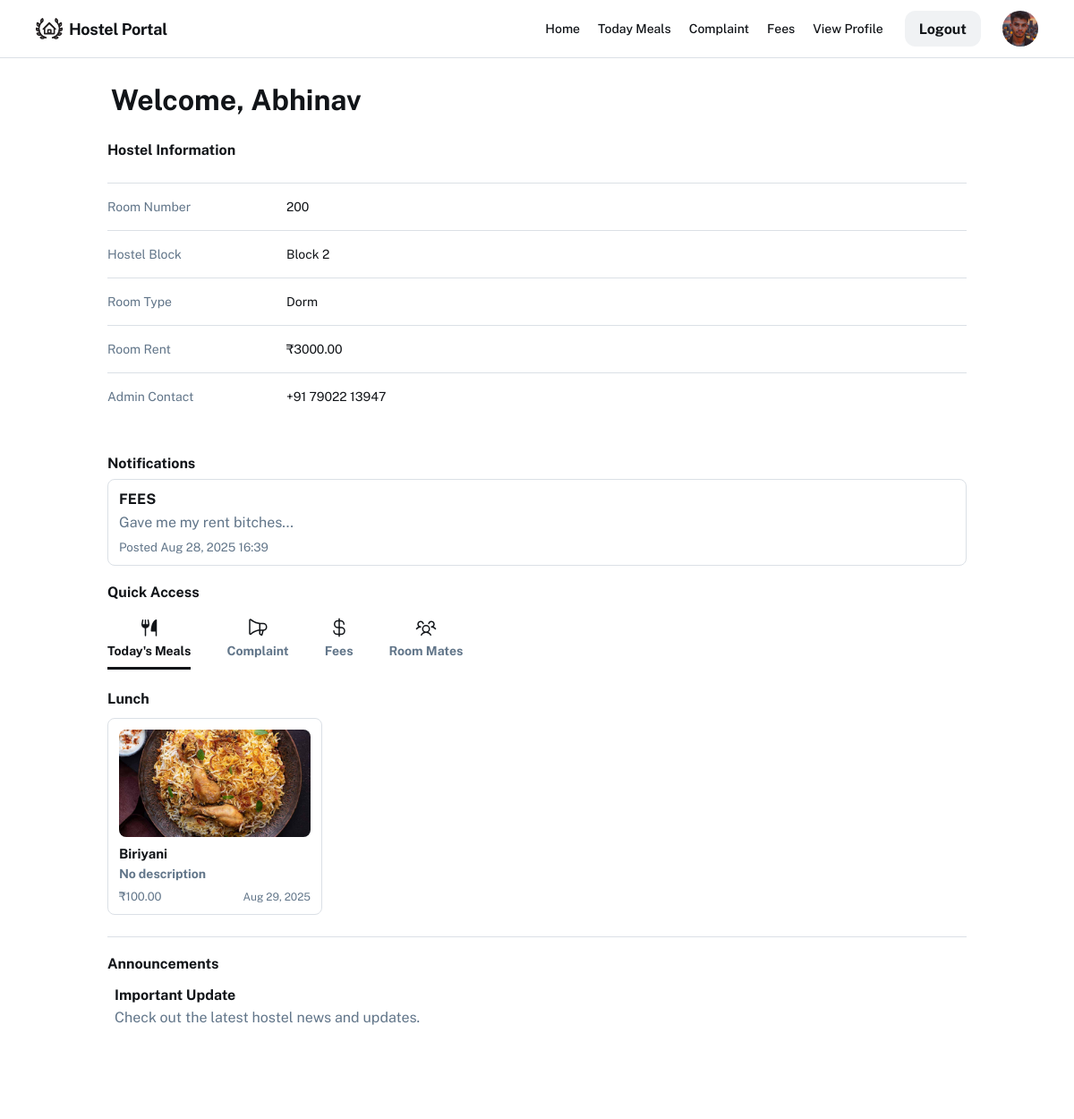
Screenshot of /s_home (signed in) with the database file from the repository.
### student/models.py (models this page shows, shortened)
class Student(models.Model):
    GENDER_CHOICES = (
        ('Male', 'Male'),
        ('Female', 'Female'),
        ('Other', 'Other'),
    )
    DISTRICT_CHOICES = (
        ('Kasaragod', 'Kasaragod'),
        ('Kannur', 'Kannur'),
        ('Wayanad', 'Wayanad'),
        ('Kozhikode', 'Kozhikode'),
        ('Malappuram', 'Malappuram'),
        ('Palakkad', 'Palakkad'),
        ('Thrissur', 'Thrissur'),
        ('Ernakulam', 'Ernakulam'),
        ('Idukki', 'Idukki'),
        ('Kottayam', 'Kottayam'),
        ('Alappuzha', 'Alappuzha'),
        ('Pathanamthitta', 'Pathanamthitta'),
        ('Kollam', 'Kollam'),
        ('Thiruvananthapuram', 'Thiruvananthapuram'),
    )
    PROGRAMME_CHOICES = (
        ('BCA', 'BCA - Bachelor of Computer Applications'),
        ('BSC_CS', 'B.Sc Computer Science'),
        ('BSC_IT', 'B.Sc Information Technology'),
        ('BTECH_CS', 'B.Tech Computer Science & Engineering'),
        ('BTECH_IT', 'B.Tech Information Technology'),
        ('BTECH_EC', 'B.Tech Electronics & Communication'),
        ('BTECH_EE', 'B.Tech Electrical Engineering'),
        ('BTECH_ME', 'B.Tech Mechanical Engineering'),
        ('BTECH_CE', 'B.Tech Civil Engineering'),
        ('BTECH_AE', 'B.Tech Aeronautical Engineering'),
        ('MCA', 'MCA - Master of Computer Applications'),
        ('MSC_CS', 'M.Sc Computer Science'),
        ('MTECH_CS', 'M.Tech Computer Science & Engineering'),
        ('MTECH_IT', 'M.Tech Information Technology'),
        ('MTECH_EC', 'M.Tech Electronics & Communication'),
        ('MTECH_ME', 'M.Tech Mechanical Engineering'),
        ('MTECH_CE', 'M.Tech Civil Engineering'),
        ('MBA', 'MBA - Master of Business Administration'),
        ('DIP_CS', 'Diploma in Computer Science'),
        ('DIP_CE', 'Diploma in Civil Engineering'),
        ('DIP_ME', 'Diploma in Mechanical Engineering'),
        ('DIP_EE', 'Diploma in Electrical Engineering'),
    )
    student_id = models.AutoField(primary_key=True)
    name = models.CharField(max_length=100)
    age = models.PositiveIntegerField(null=True, blank=True)
    gender = models.CharField(max_length=6, choices=GENDER_CHOICES, null=True, blank=True)
    phone = models.CharField(max_length=20, null=True, blank=True)
    email = models.EmailField(max_length=150, null=True, blank=True)
    parent_name = models.CharField(max_length=100, null=True, blank=True)
    parent_phone = models.CharField(max_length=20, null=True, blank=True)
    parent_email = models.EmailField(max_length=150, null=True, blank=True)
    district = models.CharField(max_length=50, choices=DISTRICT_CHOICES, null=True, blank=True)
    programme = models.CharField(max_length=50, choices=PROGRAMME_CHOICES, null=True, blank=True)
    pincode = models.CharField(max_length=10, null=True, blank=True)
    profile_pic = models.FileField(upload_to='profile_pic/', null=True, blank=True)
    id_proof = models.FileField(upload_to='id_proofs/', null=True, blank=True)
    room = models.ForeignKey(Room, null=True, blank=True, on_delete=models.SET_NULL, related_name='students')
    joined_date = models.DateField(null=True, blank=True)
    login = models.ForeignKey(login, on_delete=models.CASCADE, default=1)

### room/models.py (models this page shows)
class Room(models.Model):
    ROOM_TYPE = (
        ('Single', 'Single'),
        ('Double', 'Double'),
        ('Triple', 'Triple'),
        ('Dorm', 'Dorm'),
    )
    STATUS_CHOICES = (
        ('Available', 'Available'),
        ('Occupied', 'Occupied'),
        ('Maintenance', 'Maintenance'),
    )
    room_id = models.AutoField(primary_key=True)
    room_number = models.CharField(max_length=20, unique=True)
    block_number = models.CharField(max_length=20)
    capacity = models.PositiveIntegerField(default=1)
    occupied = models.PositiveIntegerField(default=0)
    type = models.CharField(max_length=10, choices=ROOM_TYPE, default='Single')
    room_rent = models.DecimalField(max_digits=10, decimal_places=2, default=0.00)
    image = models.ImageField(upload_to="room_images/", blank=True, null=True)
    status = models.CharField(max_length=12, choices=STATUS_CHOICES, default='Available')
    created_at = models.DateTimeField(auto_now_add=True, null=True, blank=True)

### myadmin/models.py (models this page shows)
class Notification(models.Model):
    notification_id = models.AutoField(primary_key=True)
    title = models.CharField(max_length=150)
    message = models.TextField()
    created_at = models.DateTimeField(auto_now_add=True)
    is_active = models.BooleanField(default=True)

class Meal(models.Model):
    MEAL_TYPE = (
        ('Breakfast', 'Breakfast'),
        ('Lunch', 'Lunch'),
        ('Dinner', 'Dinner'),
        ('Snack', 'Snack'),
    )
    meal_id = models.AutoField(primary_key=True)
    meal_pic = models.FileField(upload_to='meal_pic/', null=True, blank=True)
    meal_name = models.CharField(max_length=100)
    meal_type = models.CharField(max_length=10, choices=MEAL_TYPE)
    rate = models.DecimalField(max_digits=10, decimal_places=2)
    weekday = models.IntegerField(
        choices=[(day.value, day.name.title()) for day in Weekday]
    )
    created_at = models.DateTimeField(auto_now_add=True)

### student/views.py (the view)
# urls.py: path('s_home',sv.s_home,name='s_home'),
def s_home(request):
    if request.session.get('sid') == 'out':
        return HttpResponse("<script>alert('please login');window.location='/'</script>")
    student = _get_student_from_session(request)
    notifications = Notification.objects.filter(is_active=True).order_by('-created_at')
    room = student.room if student and student.room else None
    today = timezone.localdate()
    weekday_num = today.weekday()  # 0 = Monday ... 6 = Sunday
    meals_qs = Meal.objects.filter(weekday=weekday_num).order_by('meal_type', 'meal_name')
    grouped = defaultdict(list)
    for m in meals_qs:
        grouped[m.meal_type].append(m)
    try:
        weekday_name = Weekday(weekday_num).name.title()
    except Exception:
        weekday_name = today.strftime('%A')  # fallback
    if room:
        roommates_qs = room.students.exclude(student_id=student.student_id).order_by('name')
    else:
        roommates_qs = Student.objects.none()
    return render(request, "home.html", {
        'student': student,
        'room': room,
        'notifications': notifications,
        'weekday_num': weekday_num,
        'weekday_name': weekday_name,
        'meals_by_type': dict(grouped),
        'roommates': roommates_qs,
    })

### student/templates/home.html (shortened to what this page needs)
<!doctype html>
<html lang="en">
  <head>
  </head>
  <body>
    <div class="relative flex size-full min-h-screen flex-col bg-white group/design-root overflow-x-hidden" style='font-family: "Public Sans", "Noto Sans", sans-serif;'>
      <div class="layout-container flex h-full grow flex-col">
        <header>
          <div class="brand">
            <div class="size-4" aria-hidden="true">
            </div>
            <h2>Hostel Portal</h2>
          </div>
          <div class="right">
            <div class="links" role="navigation" aria-label="top links">
              <a href="{% url 's_home' %}">Home</a>
              <a href="{% url 'meals_today' %}">Today Meals</a>
              <a href="{% url 'student_submit_complaint'%}">Complaint</a>
              <a href="{% url 'student_pay_page' %}">Fees</a>
              <a href="{% url 'profile_view' %}">View Profile</a>
            </div>
            <a href="{% url 'logout' %}"><div class="btn-logout" role="button"><span>Logout</span></div></a>
            <a href="{% url 'profile_view' %}"><div class="avatar" style='background-image: url("{{ student.profile_pic.url }}");' aria-hidden="true"></div></a>
          </div>
        </header>
        <div class="page-wrap">
          {% block content %}
          <div class="layout-content-container">
            <div style="display:flex;justify-content:space-between;align-items:center;padding:8px 4px;flex-wrap:wrap">
              <p style="font-size:32px;font-weight:700;margin:0;">Welcome, {{ student.name }}</p>
            </div>
            {% if room %}
            <h3>Hostel Information</h3>
            <div class="hostel-grid">
              <div class="info-row">
                <div class="info-label">Room Number</div>
                <div class="info-value">{{ room.room_number }}</div>
              </div>
              <div class="info-row">
                <div class="info-label">Hostel Block</div>
                <div class="info-value">{{ room.block_number }}</div>
              </div>
              <div class="info-row">
                <div class="info-label">Room Type</div>
                <div class="info-value">{{ room.type }}</div>
              </div>
              <div class="info-row">
                <div class="info-label">Room Rent</div>
                <div class="info-value">₹{{ room.room_rent }}</div>
              </div>
              <div class="info-row">
                <div class="info-label">Admin Contact</div>
                <div class="info-value">+91 79022 13947</div>
              </div>
            </div>
            {% else %}
              <h3>You have not been assigned a room yet.</h3>
            {% endif %}
            <h3>Notifications</h3>
              {% if notifications %}
                <ul style="list-style:none;padding:0;margin:0;">
                  {% for n in notifications %}
                    <li class="card" style="border-radius:8px;margin-bottom:12px;border:1px solid var(--border);padding:12px;">
                      <div style="display:flex;gap:12px;align-items:flex-start;flex-wrap:wrap;">
                        <div style="flex:1;min-width:0;">
                          <h3 style="margin:0 0 6px 0;font-size:16px;font-weight:700;overflow:hidden;text-overflow:ellipsis;white-space:nowrap;">
                            {{ n.title }}
                          </h3>
                          <p style="margin:0 0 8px 0;color:var(--muted);line-height:1.4;">
                            {{ n.message|linebreaksbr }}
                          </p>
                          <small style="color:var(--muted);display:block;">Posted {{ n.created_at|date:"M d, Y H:i" }}</small>
                        </div>
                      </div>
                    </li>
                  {% endfor %}
                </ul>
              {% else %}
                <div class="card" style="padding:18px;border-radius:8px;">
                  <p style="margin:0;font-weight:700">No active notifications</p>
                  <p style="font-size:13px; margin:6px 0 0 0;color:var(--muted)">You're all caught up.</p>
                </div>
              {% endif %}
              <h3>Quick Access</h3>
              <div class="quick-access">
                <div class="tabs" role="tablist" aria-label="Quick access tabs">
                  <div class="tab-btn active" role="tab" tabindex="0" aria-selected="true" data-tab-target="meals">
                    <div class="label">Today's Meals</div>
                  </div>
                  <div class="tab-btn" role="tab" tabindex="0" aria-selected="false" data-tab-target="complaint">
                    <div class="label">Complaint</div>
                  </div>
                  <div class="tab-btn" role="tab" tabindex="0" aria-selected="false" data-tab-target="fees">
                    <div class="label">Fees</div>
                  </div>
                  <div class="tab-btn" role="tab" tabindex="0" aria-selected="false" data-tab-target="roommates">
                    <div class="label">Room Mates</div>
                  </div>
                </div>
                <div class="tab-panels" style="padding: 0;">
                  <div id="meals" class="tab-panel active">
                    <div class="layout-content-container" style="margin-top:17px; display: flex; gap:6px;">
                      {% if meals_by_type %}
                        {% for meal_type, meals in meals_by_type.items %}
                          <section style="margin-bottom: 24px;">
                            <h3 style="margin:6px 0 12px 0;font-size:16px;font-weight:700;">{{ meal_type }}</h3>
                            <div style="display:flex; flex-wrap:wrap; gap:16px;">
                              {% for meal in meals %}
                                <article class="card" style="width:240px;padding:12px;border-radius:8px;border:1px solid var(--border);display:flex;flex-direction:column;">
                                  {% if meal.meal_pic %}
                                    <div style="height:120px;overflow:hidden;border-radius:8px;margin-bottom:10px;background:#f7f7f7;">
                                      <img src="{{ meal.meal_pic.url }}" alt="{{ meal.meal_name }}" style="width:100%;height:100%;object-fit:cover;display:block;">
                                    </div>
                                  {% endif %}
                                  <div style="flex:1;min-height:0;">
                                    <strong style="display:block;font-size:15px;white-space:nowrap;overflow:hidden;text-overflow:ellipsis;">{{ meal.meal_name }}</strong>
                                    <p style="margin:6px 0 0 0;color:var(--muted);font-size:14px;">{{ meal.description|default:"No description" }}</p>
                                  </div>
                                  <div style="margin-top:10px;display:flex;justify-content:space-between;align-items:center;gap:8px;">
                                    <small style="color:var(--muted);font-size:13px;">₹{{ meal.rate }}</small>
                                    <small style="color:var(--muted);font-size:12px;">{{ meal.created_at|date:"M d, Y" }}</small>
                                  </div>
                                </article>
                              {% endfor %}
                            </div>
                          </section>
                        {% endfor %}
                      {% else %}
                        <div class="card" style="padding:18px;border-radius:8px;">
                          <p style="margin:0;font-weight:700">No meals scheduled for today.</p>
                          <p style="margin:6px 0 0 0;color:var(--muted)">Check back later or contact the admin.</p>
                        </div>
                      {% endif %}
                    </div>
                  </div>
                </div>
              </div>
            <h3>Announcements</h3>
            <div class="announcement" style="padding:8px;">
              <div class="card-text">
                <p style="margin:0;font-weight:700">Important Update</p>
                <p style="margin:6px 0 0 0;color:var(--muted)">Check out the latest hostel news and updates.</p>
              </div>
              <div class="card-media" style='background-image: url("https://lh3.googleusercontent.com/aida-public/AB6AXuCuwGhHBzCqteZV8otXmkIrFAz_QFTZ55qqxcp4v0KbNmO88Kqca6U5NTrvUIRZDcdoP9Ig8tO_vPJTFsjc6jlfPUiesgnk4m_rg5xRw-8t3k5sSFuyplXJi6MoLYynzu_yTOYVoV__fQGb2stuxveN8VVctvAuMrxtgRij4t8gJ0JFFFod47ztVO7N8FmpwvOxSMaf1moTZWv8VpLqg876d_mcNpxdqqZZ5pC0XbQuxNqLfcsCnz12lfUxmoQ-SHOJLp6IoTqw9-oY");'></div>
            </div>
          </div>
          {% endblock %}
        </div>
      </div>
    </div>
  </body>
</html>

### rows the page displays
Student: profile_pic (picture), name "Abhinav"
Room: room_number "200", block_number "Block 2", type "Dorm", room_rent "3000.00"
Notification: title "FEES", message "Gave me my rent bitches...", created_at "Aug 28, 2025 16:39"
Meal: meal_type "Lunch", meal_pic (picture), meal_name "Biriyani", description "No description", rate "100.00", created_at "Aug 29, 2025"
